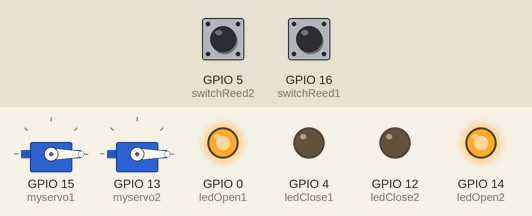
Simulated run of this sketch. Board: ESP8266 (NodeMCU). Shown: 2 × servo, output pins drawn as LEDs (lit = HIGH). The test bench sets the inputs (shaded band); at power-on: GPIO 5 (switchReed2) LOW, GPIO 16 (switchReed1) LOW. WiFi joins after 1.5 s; servers stay silent unless stated; random numbers use the default seed unless the sketch sets one; no MQTT or app messages arrive unless stated; what the sketch prints to the serial monitor is not drawn.

Above: at 2.7 s.
2.8 s: GPIO 5 (switchReed2) pulled HIGH for 0.15 s
At 2.87 s:
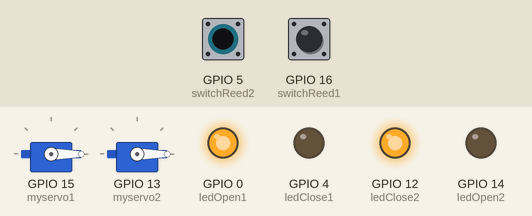
4.4 s: GPIO 16 (switchReed1) pulled HIGH for 0.15 s
At 4.47 s:
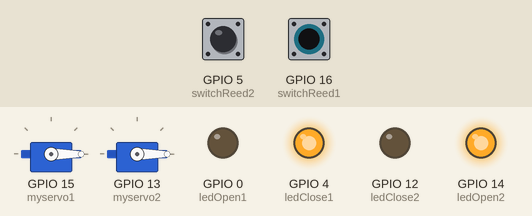
7.5 s: GPIO 5 (switchReed2) pulled HIGH for 3.2 s
At 8.6 s:
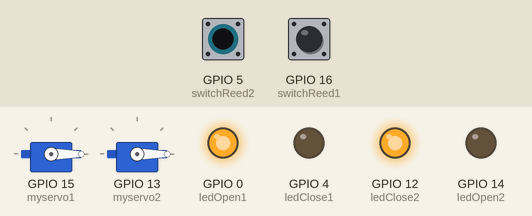
12.2 s: GPIO 16 (switchReed1) pulled HIGH for 3.2 s
At 13.4 s:
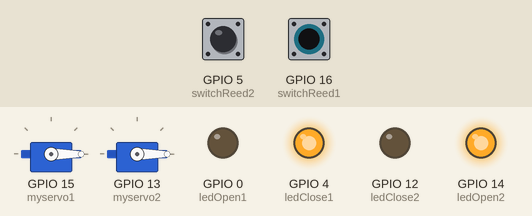
16.9 s: GPIO 5 (switchReed2) driven HIGH and GPIO 16 (switchReed1) driven HIGH
At 18.1 s:
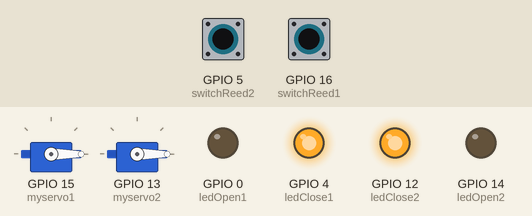
Timing chart, 0 to 19.4 s (numbered marks = the images above; inputs shaded):
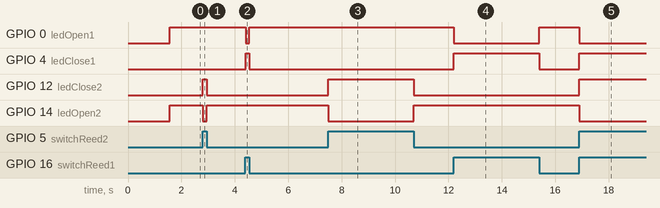

Measured:
- after the input at 2.8 s, GPIO 12 (ledClose2): LOW → HIGH at once, → LOW 0.15 s later; GPIO 14 (ledOpen2): HIGH → LOW at once, → HIGH 0.15 s later
- after the input at 4.4 s, GPIO 0 (ledOpen1): HIGH → LOW at once, → HIGH 0.15 s later; GPIO 4 (ledClose1): LOW → HIGH at once, → LOW 0.15 s later
- after the input at 7.5 s, GPIO 12 (ledClose2): LOW → HIGH at once, → LOW 3.2 s later; GPIO 14 (ledOpen2): HIGH → LOW at once, → HIGH 3.2 s later
- after the input at 12.2 s, GPIO 0 (ledOpen1): HIGH → LOW at once, → HIGH 3.2 s later; GPIO 4 (ledClose1): LOW → HIGH at once, → LOW 3.2 s later
- after the input at 16.9 s, GPIO 0 (ledOpen1), GPIO 14 (ledOpen2): HIGH → LOW at once; GPIO 4 (ledClose1), GPIO 12 (ledClose2): LOW → HIGH at once

The sketch:

Lock1.ino
```cpp
//for time
#include <NTPClient.h>
#include <WiFiUdp.h>

#include <ArduinoJson.h>
#include <ESP8266WiFi.h>
#include <PubSubClient.h>
#include <Servo.h>  // for servo movement

int ledOpen1=0;
int ledClose1=4;
int switchReed1=16;

int ledOpen2=14;
int ledClose2=12;
int switchReed2=5;


// Update these with values suitable for your network.
//Net casa: MEO PT Pass:rt7lim13
//net Casa Cata:NOWO-1B319 EXT pass:P7Y7KP82
//net phone: AndroidAP_5128 pass: getthejets
//net Acredita: Acredita Portugal II pass: equipaacredita
//Lab_UA: defalut pass:""


const char* ssid = "AndroidAP_5128";
const char* password = "getthejets";
const char* mqtt_server = "farmer.cloudmqtt.com";
const char* mqtt_user = "aivvlaza";
const char* mqtt_pass = "qHyhTip002KD";
const int port_server = 16820;


//For time---------
WiFiUDP ntpUDP;
// You can specify the time server pool and the offset (in seconds, can be
// changed later with setTimeOffset() ). Additionaly you can specify the
// update interval (in milliseconds, can be changed using setUpdateInterval() ).
NTPClient timeClient(ntpUDP, "europe.pool.ntp.org", 3600, 60000);

// Variables to save date and time
String formattedDate;
String dayStamp;
String timeStamp;

WiFiClient espClient;
PubSubClient client(espClient); // ligação wifi do nosso esp
long lastMsg = 0;
char msg[50];
int value = 0;
int duration, posStart, posEnd, pause;
String dString = "";
Servo myservo1;
Servo myservo2;


/*
 * control the servo to mimic a button press action
 * duration in seconds, posStart & posEnd in degrees
 */
void buttonPress1(unsigned int duration, unsigned int posStart, unsigned int posEnd,unsigned int pause) {
  myservo1.write(posStart);  // make sure at starting position
  delay(100);  // let servo stops properly

  // start the movement
  myservo1.write(posEnd);  // move to ending position
  if (digitalRead(switchReed1)==HIGH){
    digitalWrite(ledOpen1, HIGH);
    digitalWrite(ledClose1, LOW);
  }
  delay(pause*1000);  // stay there for a given duration
  myservo1.write(posStart); // back to starting position
  delay(100);  // let servo stops properly

    if (digitalRead(switchReed1)==HIGH){
    digitalWrite(ledOpen1, LOW);
    digitalWrite(ledClose1, HIGH);
  }
}

void buttonPress2(unsigned int duration, unsigned int posStart, unsigned int posEnd, unsigned int pause) {
  myservo2.write(posStart);  // make sure at starting position
  delay(100);  // let servo stops properly

  // start the movement


  myservo2.write(posEnd);  // move to ending position
  if (digitalRead(switchReed2)==HIGH){
    digitalWrite(ledOpen2, HIGH);
    digitalWrite(ledClose2, LOW);
  }
  delay(pause*1000);  // stay there for a given duration
  myservo2.write(posStart); // back to starting position
  delay(100);  // let servo stops properly

  if (digitalRead(switchReed2)==HIGH){
    digitalWrite(ledOpen2, LOW);
    digitalWrite(ledClose2, HIGH);
  }
}


void setup() {

// prepare Door1
   pinMode(ledOpen1, OUTPUT);
  pinMode(ledClose1, OUTPUT);
  pinMode(switchReed1, INPUT);

// prepare Door2
  pinMode(ledOpen2, OUTPUT);
  pinMode(ledClose2, OUTPUT);
  pinMode(switchReed2, INPUT);

// prepare servo1
  myservo1.attach(15);  // attach the servo at GIO2 at it is right next to 3.3V and GND pins
  myservo1.write(0);  // make sure start from 0


  // prepare servo2
  myservo2.attach(13);  // attach the servo at GIO2 at it is right next to 3.3V and GND pins
  myservo2.write(0);  // make sure start from 0


  Serial.begin(115200);
  timeClient.begin();
  setup_wifi(); //call wifi ligação
  client.setServer(mqtt_server, port_server); //ligar ao servidor
  client.setCallback(callback);
}


void setup_wifi() {

  delay(10);
  // We start by connecting to a WiFi network
  Serial.println();
  Serial.print("Connecting to ");
  Serial.println(ssid);

  WiFi.begin(ssid, password);

  while (WiFi.status() != WL_CONNECTED) {
    delay(500);
    Serial.print(".");
  }

  randomSeed(micros());

  Serial.println("");
  Serial.println("WiFi connected");
  Serial.println("IP address: ");
  Serial.println(WiFi.localIP());
}


/*
 * handle message arrived from MQTT and do the real actions depending on the command
 * payload format: start with a single character
 * P: button press, optionally follows by (in any order)
 *    Dxxx: for xxx seconds duration,
 *    Exxx: ending at xxx angle
 * R: reset wifi settings
 */
void callback(char* topic, byte* payload, unsigned int length) { //sempre que o esp recebe uma mensagem mqtt, ele chama esta função
  Serial.print("Message arrived [");
  Serial.print(topic);
  Serial.print("] ");
  String payloadStr ="";
  for (int i = 0; i < length; i++) {
    payloadStr += (char)payload[i];
  }
  Serial.println(String(topic));
  Serial.println(String(payloadStr));

  // parse the payload message
  duration = 1;
  posStart = 0;
  posEnd = 180;
  pause = 5;

  if (digitalRead(switchReed1)==HIGH){ //Porta 1 fechada
  if(String(topic).equals("1")){
  if (length > 1) {
      for (int i = 1; i < length; i++) {
        dString = "";
        if ((char)payload[i] == 'D') { // modify 'duration', default 1 second
          for (int j = 1; j < 4; j++) {
            dString += (char)payload[i+j];
          }
          duration = dString.toInt();
        }
        if ((char)payload[i] == 'E') {  // modify 'ending position', default at 90 degress
          for (int j = 1; j < 4; j++) {
            dString += (char)payload[i+j];
          }
          posEnd = dString.toInt();
        }
      }
    }
    buttonPress1(duration, posStart, posEnd, pause);  // perform servo press
  }
  }

  if (digitalRead(switchReed2)==HIGH){ //Porta 2 fechada
    if(String(topic).equals("2")){
    if (length > 1) {
      for (int i = 1; i < length; i++) {
        dString = "";
        if ((char)payload[i] == 'D') { // modify 'duration', default 1 second
          for (int j = 1; j < 4; j++) {
            dString += (char)payload[i+j];
          }
          duration = dString.toInt();
        }
        if ((char)payload[i] == 'E') {  // modify 'ending position', default at 90 degress
          for (int j = 1; j < 4; j++) {
            dString += (char)payload[i+j];
          }
          posEnd = dString.toInt();
        }
      }
    }
    buttonPress2(duration, posStart, posEnd, pause);  // perform servo press
  }
  }
}


void reconnect() { //sempre á espera de uma perca de ligação e a reconectar
  // Loop until we're reconnected
  while (!client.connected()) {
    Serial.print("Attempting MQTT connection...");
    // Create a random client ID
    String clientId = "ESP8266Client-"; //ele edentifica-se com o nome!
    clientId += String(random(0xffff), HEX);
    // Attempt to connect
    if (client.connect(clientId.c_str(),mqtt_user,mqtt_pass)) {
      Serial.println("connected");
      // Once connected, publish an announcement...
      // ... and resubscribe
      client.subscribe("1");
      client.subscribe("2");
    } else {
      Serial.print("failed, rc=");
      Serial.print(client.state());
      Serial.println(" try again in 5 seconds");
      // Wait 5 seconds before retrying
      delay(5000);
    }
  }
}


void loop() {
  if (!client.connected()) {
    reconnect();
  }
  client.loop();

    if (digitalRead(switchReed1)==HIGH){
    digitalWrite(ledOpen1, LOW);
    digitalWrite(ledClose1, HIGH);
  }
  else {
    digitalWrite(ledOpen1, HIGH);
    digitalWrite(ledClose1, LOW);
  }
  delay(1);


    if (digitalRead(switchReed2)==HIGH){
    digitalWrite(ledOpen2, LOW);
    digitalWrite(ledClose2, HIGH);
  }
  else {
    digitalWrite(ledOpen2, HIGH);
    digitalWrite(ledClose2, LOW);
  }
  delay(1);
/*long now = millis();
  if (now - lastMsg > 1000) {
    lastMsg = now;
    ++value;
    snprintf (msg, 50, "#%ld", value);
    Serial.print("Publish message: ");
    Serial.println(msg);
    //client.publish("Msg_Num", msg);
    }
    delay(1);*/


}
```
